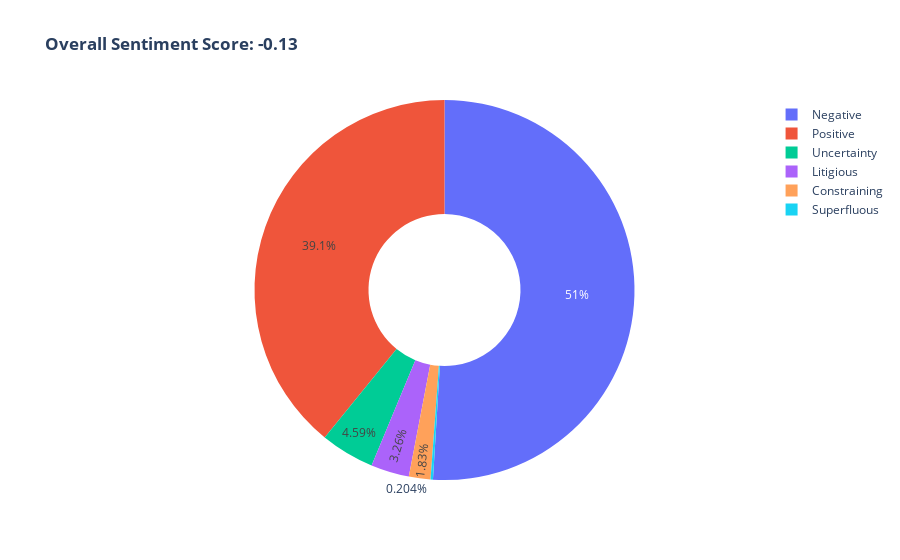

The cell this chart's notebook holds for it:
### Markdown cell above
# Sentiment Analysis

### Code cell
sent_obj = Sentiment(documents_object=doc_obj, method='lexical', lexicon='loughran')
sent_obj.plot_sentiment()

### Figure 1 — Plotly figure (JSON) as saved in the notebook; plotly's stock layout.template omitted (floating-point values rounded to 4 significant figures)
{"data": [{"hole": 0.4, "hoverinfo": "label+percent+name", "labels": ["Positive", "Negative", "Uncertainty", "Litigious", "Constraining", "Superfluous"], "type": "pie", "values": [38.4, 50, 4.5, 3.2, 1.8, 0.2]}], "layout": {"title": {"text": "<b>Overall Sentiment Score: -0.13</b>"}}}
